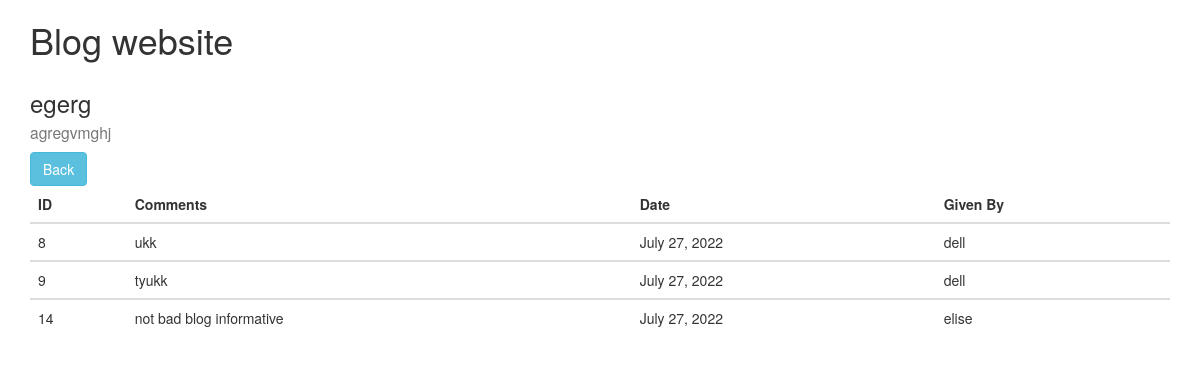
/readblog/1, run on the app's committed database.
### blogwebsite/models.py (models this page shows)
class Blogs(models.Model):
    blodid = models.ForeignKey(User, on_delete=models.CASCADE, related_name='blogid')
    title = models.CharField(max_length=200, null=True)
    description = models.CharField(max_length=1200, null=True)
    date = models.DateField(auto_now_add=True, null=True)
    post_views = models.IntegerField(default=0, null=True, blank=True)

class comment(models.Model):
    blogname = models.ForeignKey(Blogs, on_delete=models.CASCADE)
    commentatorname = models.ForeignKey(User, on_delete=models.CASCADE)
    commentonblog = models.CharField(max_length=200)
    date = models.DateField(auto_now_add=True, null=True)

### blogwebsite/views.py (the view)
# urls.py: path('readblog/<int:id>',views.readblog,name='readblog'),
def readblog(request,id):
    check = comment.objects.filter(blogname=id)
    print(check)
    blogread = Blogs.objects.get(id=id)
    blogread.post_views = blogread.post_views + 1
    blogread.save()
    return render(request,'readblog.html',{'blogread':blogread,'id':id,'blogcomments':check})

### blogwebsite/templates/readblog.html (shortened to what this page needs)
{% extends "layout.html" %}
{% block content %}
<h3>
    {{blogread.title}}
    <br>
  <small class="text-muted">{{blogread.description}}</small>
</h3>
<a href="{% url 'blogindex'  %}"><button class="btn btn-info">Back</button></a>
<div class="table-responsive">
    <table class="datatable table table-hover table-center mb-0">
    <thead>
    <tr>
        <th>ID</th>
        <th>Comments</th>
        <th>Date</th>
        <th>Given By</th>
    </tr>
    </thead>
{% for i in  blogcomments %}
        <tbody>
        <tr>
            <td>{{i.id}}</td>
            <td>{{i.commentonblog}}</td>
            <td>{{i.date}}</td>
            <td>{{i.commentatorname.username}}</td>
        </tr>
        </tbody>
{% endfor %}
        </table>
</div>
{% endblock %}

### blogwebsite/templates/layout.html (shortened to what this page needs)
<!DOCTYPE html>
<html lang="en">
<head>
  <link rel="stylesheet" href="https://maxcdn.bootstrapcdn.com/bootstrap/3.4.1/css/bootstrap.min.css">
</head>
<body>
   <div class="container">
        <h1>
            Blog website
        </h1>
    </div>
    <div class="container">
        {% block content %}
        {% endblock %}
    </div>
</body>
</html>

### data on the page
Blogs: title "egerg", description "agregvmghj"
comment: id "8", commentonblog "ukk", date "July 27, 2022", commentatorname.username "dell"
comment: id "9", commentonblog "tyukk", date "July 27, 2022", commentatorname.username "dell"
comment: id "14", commentonblog "not bad blog informative", date "July 27, 2022", commentatorname.username "elise"
